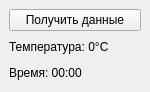
<?xml version="1.0" encoding="UTF-8"?>
<ui version="4.0">
 <class>MainWindow</class>
 <widget class="QMainWindow" name="MainWindow">
  <property name="geometry">
   <rect>
    <x>0</x>
    <y>0</y>
    <width>150</width>
    <height>92</height>
   </rect>
  </property>
  <widget class="QWidget" name="centralwidget">
   <layout class="QVBoxLayout" name="verticalLayout">
    <item>
     <widget class="QPushButton" name="pushButton">
      <property name="text">
       <string>Получить данные</string>
      </property>
     </widget>
    </item>
    <item>
     <widget class="QLabel" name="temperatureLabel">
      <property name="text">
       <string>Температура: 0°C</string>
      </property>
     </widget>
    </item>
    <item>
     <widget class="QLabel" name="timeLabel">
      <property name="text">
       <string>Время: 00:00</string>
      </property>
     </widget>
    </item>
   </layout>
  </widget>
 </widget>
 <resources/>
 <connections/>
</ui>
